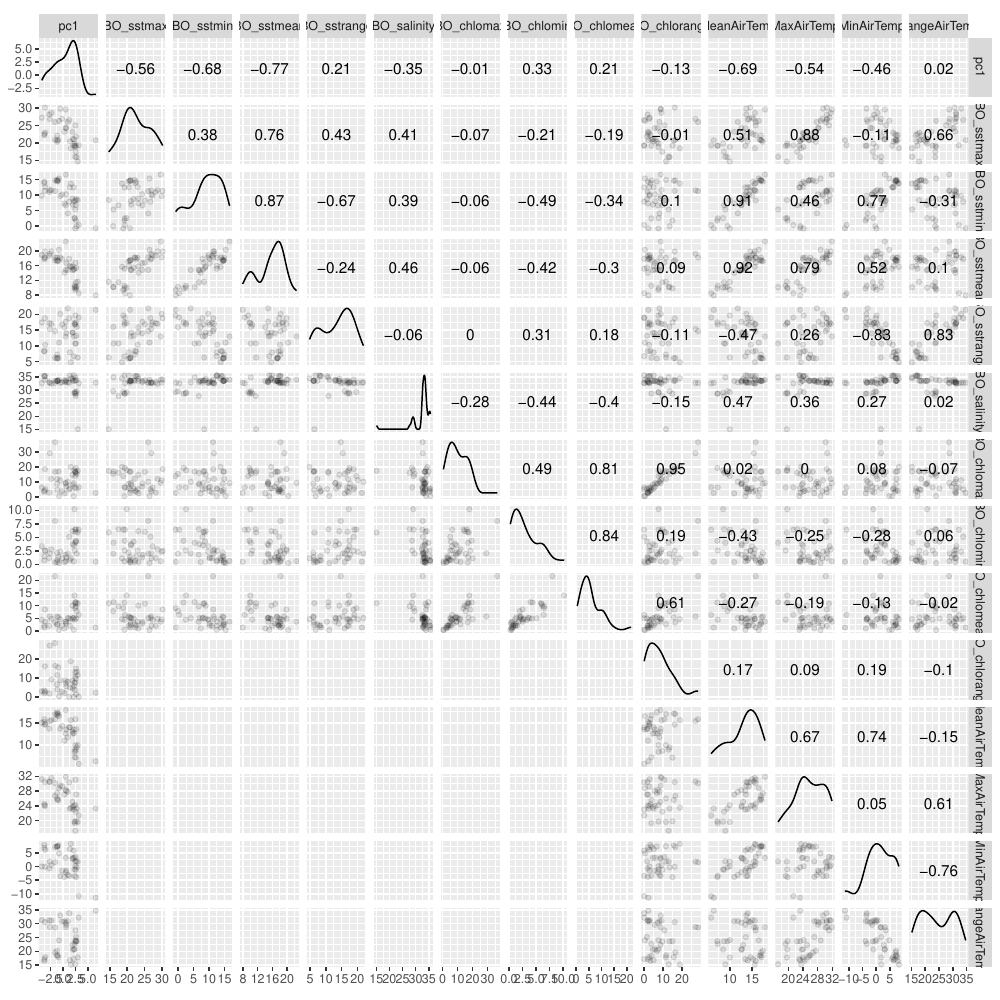

Source code (R):
### PCA environment vs PCA genetics
library(GGally)
pc_results <- read.csv("FINALFIGS/3_PCA/PC.out.csv")
meta <- read.csv("FINALFIGS/gigas_meta_41pop_env_FINAL.csv")
out <- data.frame(pc1=pc_results$PC1,meta[match(pc_results$Group.1,meta$pop),c(13:25)])
rownames(out) <- pc_results$Group.1
natnon <- meta$NatNon[match(pc_results$Group.1,meta$pop)]
## Correlations among variables with PCs
### Native and Introduced combined
### PC1 best correlates with 
#1) SSTmean (.773)  
#2) Mean Air Temp (.693)  
#3) SSTmin (0.681)  

pdf("FINALFIGS/4_PC1&HS_vs_SST/environment_PCAgenetics_stats.pdf",height=10,width=10)
print(ggscatmat(data=out,alpha=.1)) # PC1 and biotic  variables
dev.off()
print(sort(cor(out)[1,]))
heatmap(abs(cor(out)),main="native and introduced")



### Native only 
### PC1 best correlates with 
#1) Max air temp (0.787)
#2) SST mean (0.777)
#3) Min Air Temp (0.751)


print(sort(cor(out[natnon=="Native",])[1,]))
heatmap(abs(cor(out[natnon=="Native",])),main="native only")


### Introduced only 
### PC1 best correlates with 
#1) SST mean (0.744)
#2) SST min (0.714)
#3) Min air temp (0.707)


print(sort(cor(out[natnon=="Introduced",])[1,]))
heatmap(abs(cor(out[natnon=="Introduced",])),main="introduced only")

## plot of SSTmean (seen in all three comparisons) that best correlate with PC1

mysettings <- trellis.par.get()
mysettings$strip.background$col <- "lightgrey"
mysettings$box.dot$cex <- 0
trellis.par.set(mysettings)
xyplot(pc1~BO_sstmean | natnon,data=out,type=c("p","r"),main="r=0.773 (all); 0.777 (native); 0.744 (introduced)")
print(cor.test(~pc1+BO_sstmean,data=out))
print(cor.test(~pc1+BO_sstmean,data=out[natnon=="Native",]))
print(cor.test(~pc1+BO_sstmean,data=out[natnon=="Introduced",]))


